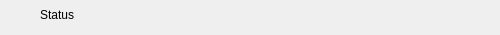
<?xml version="1.0" encoding="UTF-8"?>
<ui version="4.0">
 <class>StanCzujnika</class>
 <widget class="QWidget" name="StanCzujnika">
  <property name="geometry">
   <rect>
    <x>0</x>
    <y>0</y>
    <width>500</width>
    <height>35</height>
   </rect>
  </property>
  <property name="sizePolicy">
   <sizepolicy hsizetype="Fixed" vsizetype="MinimumExpanding">
    <horstretch>0</horstretch>
    <verstretch>0</verstretch>
   </sizepolicy>
  </property>
  <property name="minimumSize">
   <size>
    <width>500</width>
    <height>35</height>
   </size>
  </property>
  <property name="maximumSize">
   <size>
    <width>16777215</width>
    <height>35</height>
   </size>
  </property>
  <property name="windowTitle">
   <string notr="true">Form</string>
  </property>
  <widget class="QLabel" name="green">
   <property name="geometry">
    <rect>
     <x>5</x>
     <y>5</y>
     <width>25</width>
     <height>25</height>
    </rect>
   </property>
   <property name="sizePolicy">
    <sizepolicy hsizetype="Fixed" vsizetype="Fixed">
     <horstretch>0</horstretch>
     <verstretch>0</verstretch>
    </sizepolicy>
   </property>
   <property name="text">
    <string/>
   </property>
   <property name="pixmap">
    <pixmap resource="ikony.qrc">:/status/green.png</pixmap>
   </property>
  </widget>
  <widget class="QLabel" name="red">
   <property name="geometry">
    <rect>
     <x>5</x>
     <y>5</y>
     <width>25</width>
     <height>25</height>
    </rect>
   </property>
   <property name="sizePolicy">
    <sizepolicy hsizetype="Fixed" vsizetype="Fixed">
     <horstretch>0</horstretch>
     <verstretch>0</verstretch>
    </sizepolicy>
   </property>
   <property name="text">
    <string/>
   </property>
   <property name="pixmap">
    <pixmap resource="ikony.qrc">:/status/red.png</pixmap>
   </property>
   <property name="margin">
    <number>-25</number>
   </property>
   <property name="indent">
    <number>0</number>
   </property>
  </widget>
  <widget class="QLabel" name="status">
   <property name="geometry">
    <rect>
     <x>40</x>
     <y>5</y>
     <width>231</width>
     <height>20</height>
    </rect>
   </property>
   <property name="sizePolicy">
    <sizepolicy hsizetype="Fixed" vsizetype="Expanding">
     <horstretch>0</horstretch>
     <verstretch>0</verstretch>
    </sizepolicy>
   </property>
   <property name="text">
    <string>Status</string>
   </property>
  </widget>
  <widget class="QLabel" name="yellow">
   <property name="geometry">
    <rect>
     <x>5</x>
     <y>5</y>
     <width>25</width>
     <height>25</height>
    </rect>
   </property>
   <property name="text">
    <string/>
   </property>
   <property name="pixmap">
    <pixmap resource="ikony.qrc">:/status/yellow.png</pixmap>
   </property>
  </widget>
 </widget>
 <resources>
  <include location="ikony.qrc"/>
 </resources>
 <connections/>
</ui>
